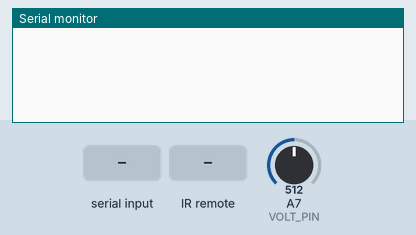
Recording of a sketch running on a simulated Arduino Nano, built with avr-gcc and run on an emulated ATmega328P. On the bench: the last lines printed to the serial monitor. The inputs (shaded band) are chosen by the test bench; at power-on: A7 (VOLT_PIN) = 512.

Above: at 2.2 s.
2.3 s: "90,45$" received over Serial
At 3.3 s:
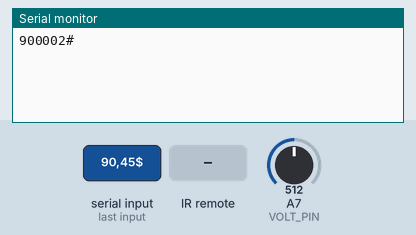
At 4.21 s:
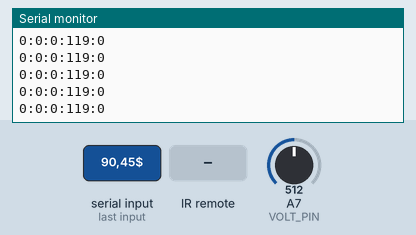

Measured:
- after the input at 2.3 s, the serial monitor: prints a new line after 0.20 s (image 1)

The sketch:

arduino2.ino
```cpp
#include <Wire.h>
#include <I2Cdev.h>
#include <MPU9250.h>
#include <IRremote.h>

#define RECV_PIN 11
#define VOLT_PIN A7

IRrecv irrecv(RECV_PIN);
decode_results results;

const char* response = "900002#";
char commandBuffer[15] = {0};
MPU9250 accelgyro;
I2Cdev   I2C_M;
bool hasHandshake = false;
unsigned long long int startTimeSend = 0;
unsigned long long int actualTimeSend = 0;
const int freqSend = 40;
unsigned long long int startTimeVolt = 0;
unsigned long long int actualTimeVolt = 0;
int freqVolt = 0;
int battVoltValue = 0;
int shooterTankID = 0;

int accelX_old = 0;
int accelY_old = 0;

void setup()
{
  Wire.begin();
  Serial.begin(115200);
  Serial.setTimeout (10);
  irrecv.enableIRIn();
  accelgyro.initialize();
  GetVoltValue();
  freqVolt = 10000;
  delay (1000);
}

void loop()
{
  GetCommand();   //Слушаем команды от малинки
  GetVoltValue(); //Раз в 10 секунд обновляем значение напряжения батареи
  CatchHit();     //Слушаем попадания в танк
  SendTele();     //Раз в 40 милисекунд (25 раз в секунду)
                  //отправляем телеметрию + напряжение батареи + id попавшего в нас танка
}

void GetCommand(){
 if ( Serial.available( ) ){
   Serial.readBytesUntil( '$', commandBuffer, 10 );
   delay (200);
   int ee = commandBuffer[0] - '0';

   switch(ee){
     case 9:
      Serial.println ( response );
      delay (1000);
      hasHandshake = true;
      memset( commandBuffer, 0, sizeof( commandBuffer ) );
     break;
     default:
      hasHandshake = false;
     break;
   }
 }
}

void GetVoltValue (){
    if ((actualTimeVolt = millis()) - startTimeVolt >= freqVolt ){
      battVoltValue = (analogRead(VOLT_PIN) * 10) / 43;
      startTimeVolt = millis();
    }
}

void CatchHit(){
  if (irrecv.decode(&results)) {
    shooterTankID = results.value;
    irrecv.resume();
  }
}

void SendTele(){
  if (hasHandshake){
    if ((actualTimeSend = millis()) - startTimeSend >= freqSend ){
      Serial.print ( GetTelemetryString( ) );
      Serial.print (battVoltValue , DEC);
      Serial.print (":");
      Serial.println (shooterTankID , DEC);
      startTimeSend = millis();
      shooterTankID = 0;
    }
  }
}

const char* GetTelemetryString( ) {
  static char telemetryString[ 121 ];
  memset( telemetryString, 0, sizeof( telemetryString ) );

  static int16_t accelX,   accelY,   accelZ;
  static int16_t gyroX,    gyroY,    gyroZ;
  static int16_t compassX, compassY, compassZ;

  accelgyro.getMotion9( &accelX,   &accelY,   &accelZ,
                        &gyroX,    &gyroY,    &gyroZ,
                        &compassX, &compassY, &compassZ );
     // short option

           accelX = (accelX + accelX_old) / 2;
           accelY = (accelY + accelY_old) / 2;

  sprintf( telemetryString,
           "%d:%d:%d:",
           accelX,accelY,0 );
           accelX_old = accelX;
           accelY_old = accelY;

     //full option
//sprintf( telemetryString,
//         "%d:%d:%d:%d:%d:%d",
//         accelX,accelY,accelZ,
//         gyroX, gyroY, gyroZ );

  return  telemetryString;
}
```
